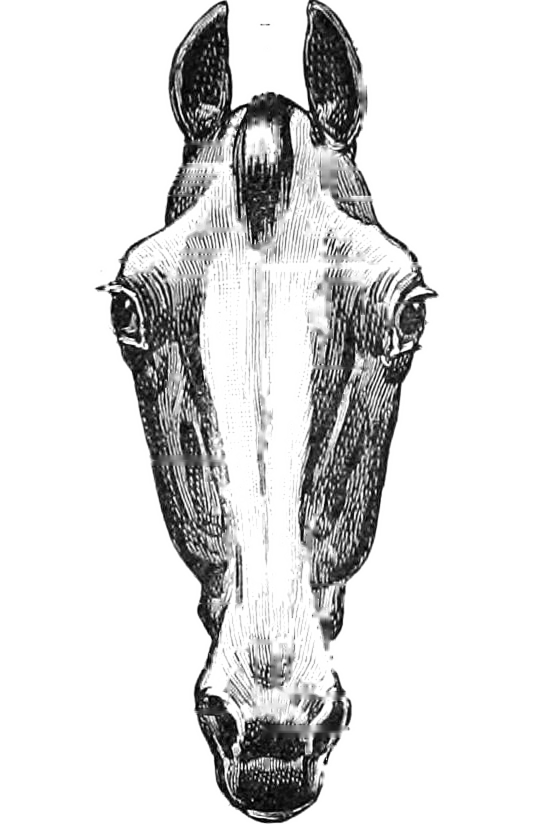
#> input picture img/kopf.jpg, 1080 x 1648 px, found by its file name (shown at 1/2 size)
$ python sehen_front2_patch.py
#> lines starting #> are read from the running program, lines starting #| are printed output that depends on the picture; after the words box and inside, x2 and y2 are one past the last pixel; in counts of white or black regions, pixels touching at a corner belong together
# Sehen: "Der Kopf von vorn" mit dem Kopf aus der Anatomie (img/kopf.jpg) statt eigener Zeichnung. Idempotent. 02.11.2026
from PIL import Image, ImageDraw, ImageFilter
import re
im=Image.open('img/kopf.jpg').convert('L');W,H=im.size
#> further down, im is the input picture: PIL image 1080x1648 L; min 0, max 255, mean 218.9
#> after `W, H = im.size`: W = 1080; H = 1648
bw=im.filter(ImageFilter.GaussianBlur(3)).point(lambda v:255 if v>245 else 0)
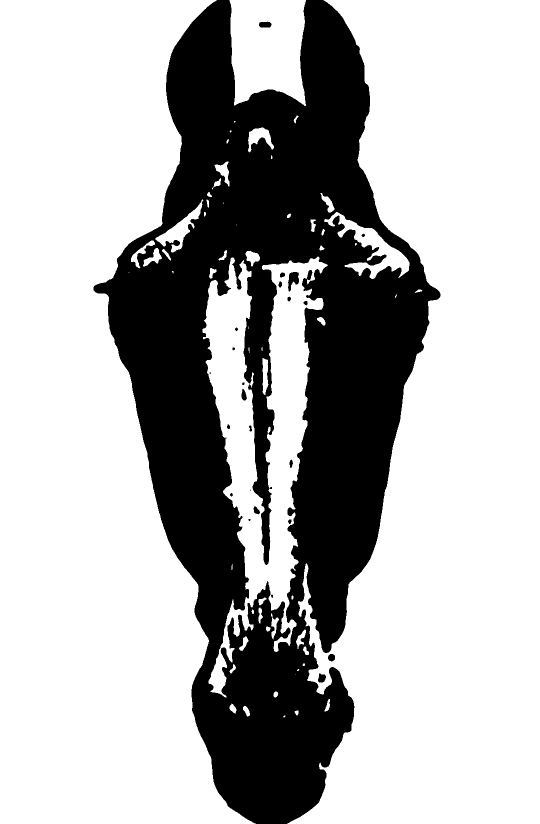
#> bw: PIL image 1080x1648 L (shown at 1/2 size); 70% white; 24 black regions (3 under 20 px), largest, box (x1, y1, x2, y2) and area: (187, 0, 881, 1648) 531416, (576, 544, 598, 583) 514, (518, 43, 543, 55) 252
for pt in [(0,0),(W-1,0),(0,H-1),(W-1,H-1),(0,H//2),(W-1,H//2),(W//2,0)]:
    if bw.getpixel(pt)==255: ImageDraw.floodfill(bw,pt,128,thresh=0)
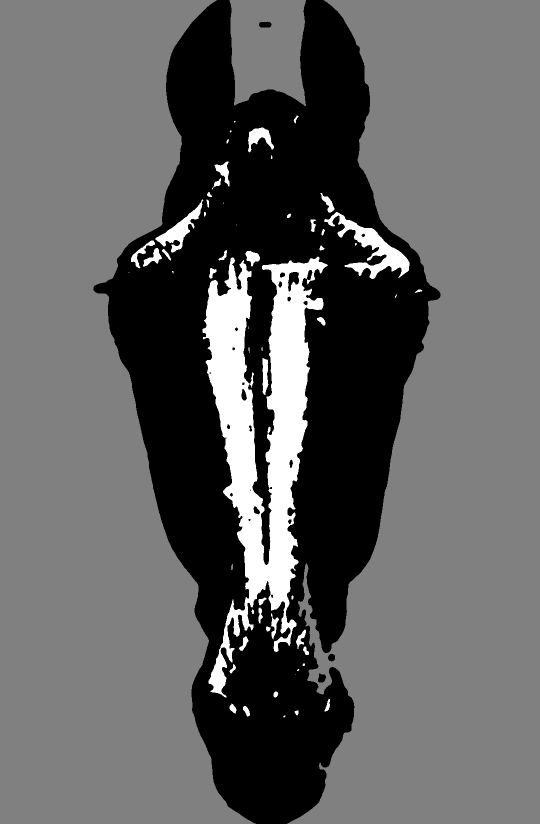
#> bw: PIL image 1080x1648 L (shown at 1/2 size); min 0, max 255, mean 97.1
a=bw.point(lambda v:0 if v==128 else 255).filter(ImageFilter.MinFilter(3)).filter(ImageFilter.GaussianBlur(1))
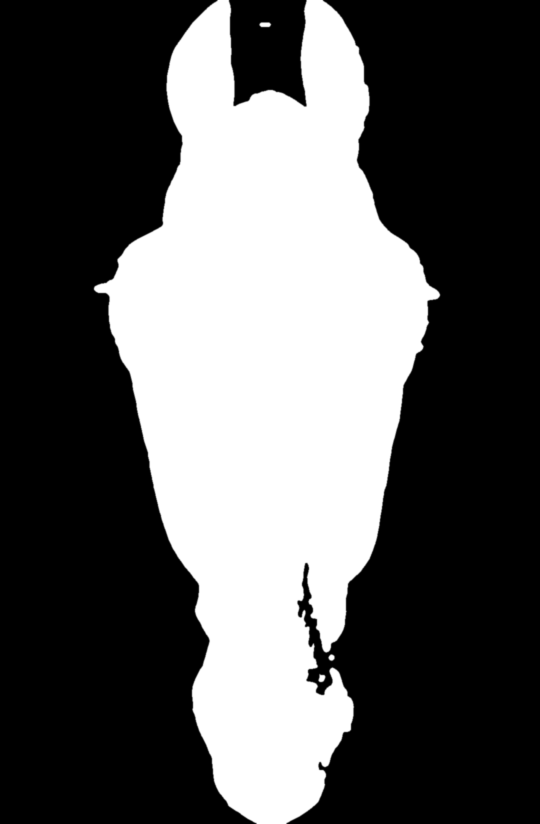
#> a: PIL image 1080x1648 L (shown at 1/2 size); min 0, max 255, mean 90.4
Image.merge('LA',(im,a)).resize((540,824),Image.LANCZOS).save('img/sehen_kopf.png',optimize=True)
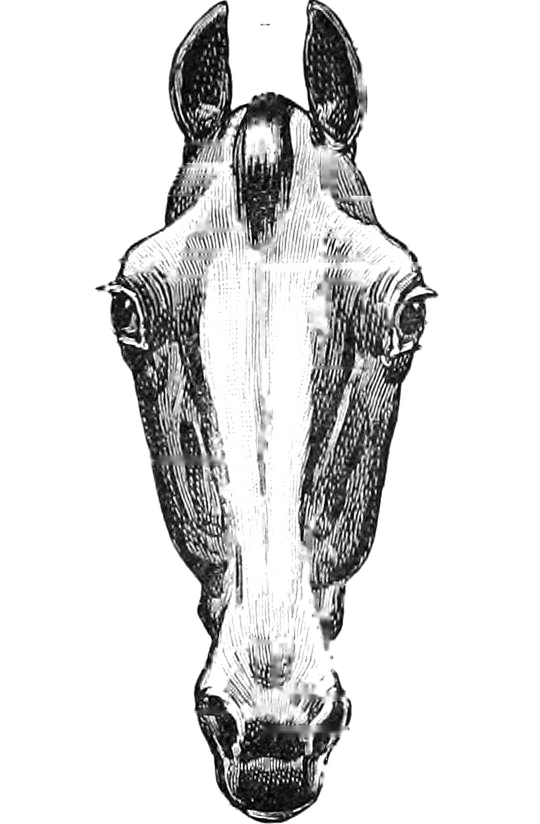
#> saved as sehen_kopf.png: PIL image 540x824 LA; mean R, G, B, A 56.9, 56.9, 56.9, 90.4; transparent parts drawn white
#> (the run stopped early here; a loop or call above may not have finished)
